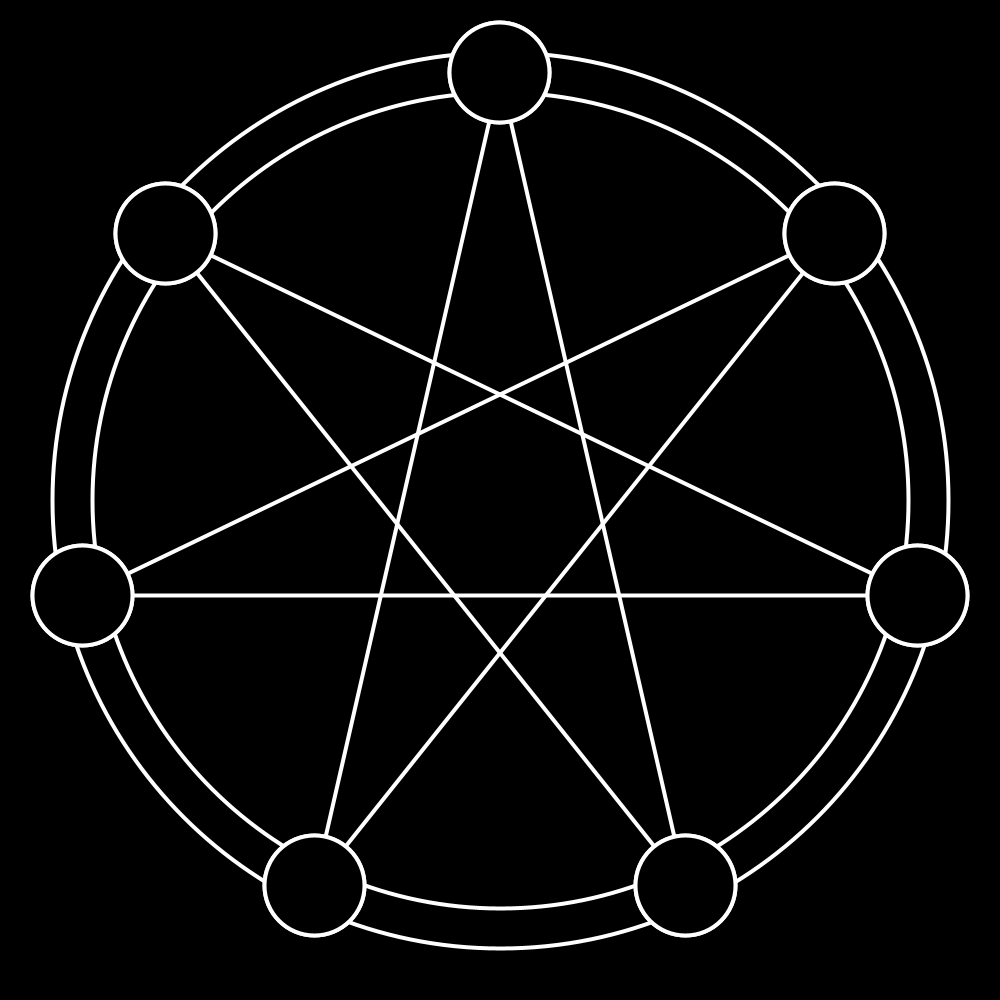
Frame 1 (no input)
Frame 60 (the mouse pressed at the canvas centre just before this capture): identical to frame 1, image omitted
Frame 120 (the mouse held since frame 60 and released just before this capture): identical to frame 1, image omitted

The Processing sketch that drew this single still picture (run headless with seeded random() and noise(); from frame 60 on, the mouse is pressed at the canvas centre):

// Processing sketch: MagicCircleMaker
// ── MagicCircleMaker.pde
int points = 7;
float factor = 3;
float r;

void setup()
{
  size(1000,1000);
  r = width/2 - 72;
}

PVector getVector(float angle, float rad)
{
  angle -= PI/2;
  float x = rad * cos(angle);
  float y = rad * sin(angle);
  PVector v = new PVector(x, y);  
  return v;
}

void keyPressed()
{
  if (key == CODED)
  {
    if (keyCode == UP)
    {
      points += 1;
    }
    if (keyCode == DOWN)
    {
      points -= 1;
    }
    if (keyCode == RIGHT)
    {
      factor += 1;
    }
    if (keyCode == LEFT)
    {
      factor -= 1;
    }
  }
}

void draw()
{
  background(0);
  float oX = width/2;
  float oY = height/2;
  translate(oX, oY);
  stroke(255);
  strokeWeight(4);
  float delta = TWO_PI / points;
  
  noFill();
  circle(0, 0, (r-20)*2);
  circle(0, 0, (r+20)*2);
  
  for (int i = 0; i < points; i++)
  {
    float angleA = delta * i;
    float angleB = delta * (i + factor);
    PVector a = getVector(angleA, r);
    PVector b = getVector(angleB, r);
    
    line (a.x, a.y, b.x, b.y);
  }
  
    for (int i = 0; i < points; i++)
  {
    float angle = delta * i;
    PVector point = getVector(angle, r);
    
    fill(255);
    circle(point.x, point.y, 100);
    
    fill(0);
    circle(point.x, point.y, 100);
  }
}
